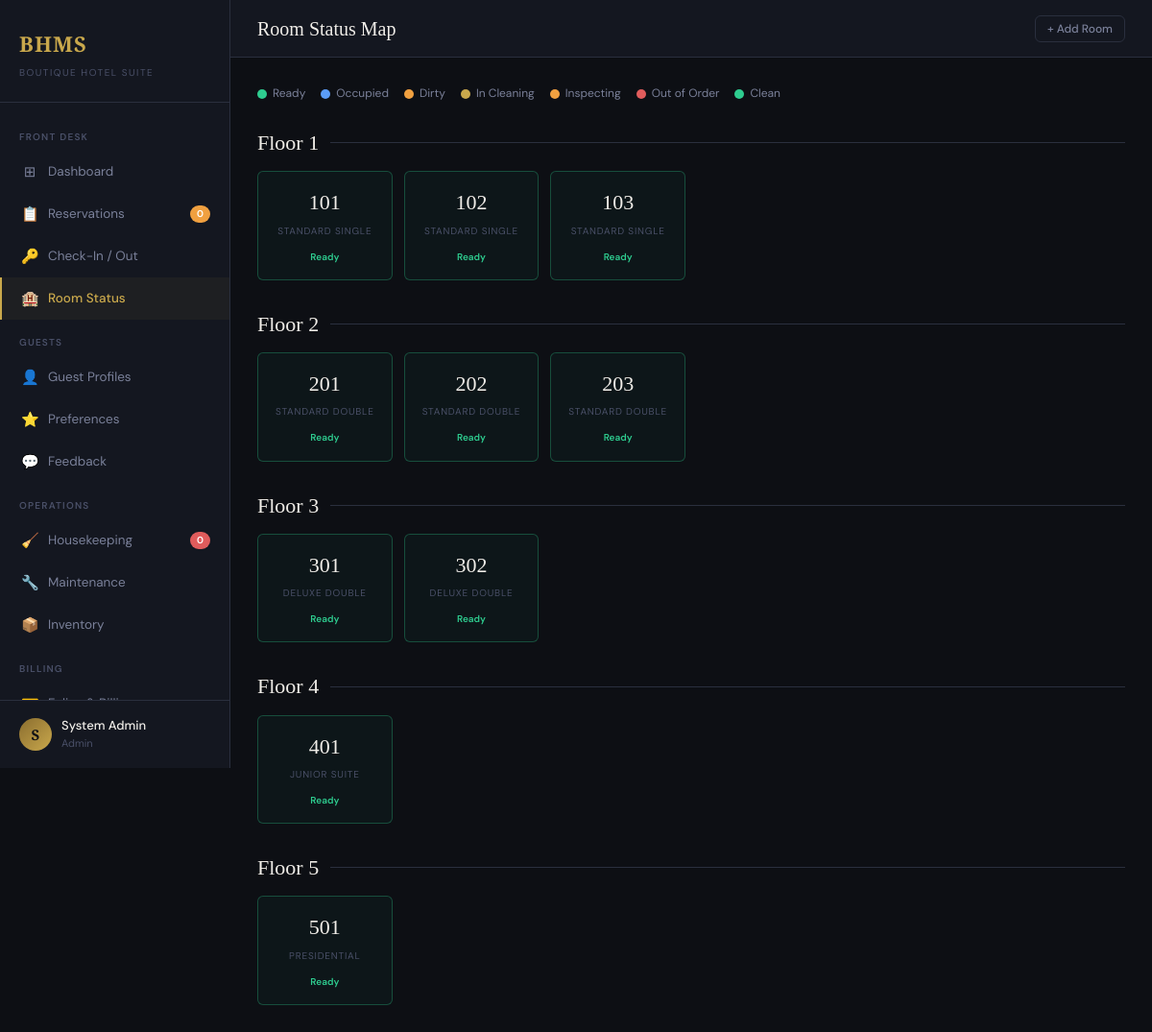
The app's page /implementation/rooms.php (signed in) with its own data.
### tables this page shows
CREATE TABLE `rooms` (
  `room_id`     INT         NOT NULL AUTO_INCREMENT,
  `type_id`     INT         NOT NULL,
  `room_number` VARCHAR(10) NOT NULL,
  `floor`       INT         NOT NULL,
  `status`      ENUM('Clean','Dirty','Occupied','InCleaning','Inspecting','Ready','OutOfOrder')
                            NOT NULL DEFAULT 'Ready',
  `digital_key` VARCHAR(255) DEFAULT NULL,
  `notes`       TEXT        DEFAULT NULL,
  `updated_at`  DATETIME    NOT NULL DEFAULT CURRENT_TIMESTAMP ON UPDATE CURRENT_TIMESTAMP,
  PRIMARY KEY (`room_id`),
  UNIQUE KEY `uq_room_number` (`room_number`),
  CONSTRAINT `fk_rooms_type` FOREIGN KEY (`type_id`) REFERENCES `room_types` (`type_id`)
);

CREATE TABLE `room_types` (
  `type_id`     INT           NOT NULL AUTO_INCREMENT,
  `name`        VARCHAR(50)   NOT NULL,
  `capacity`    INT           NOT NULL DEFAULT 2,
  `base_price`  DECIMAL(10,2) NOT NULL,
  `description` TEXT          DEFAULT NULL,
  `amenities`   TEXT          DEFAULT NULL,
  `created_at`  DATETIME      NOT NULL DEFAULT CURRENT_TIMESTAMP,
  PRIMARY KEY (`type_id`)
);

### includes/auth.php (called while the page is built, shortened)
<?php
require_once __DIR__ . '/db.php';
class Auth {
    public static function role(): string {
        return $_SESSION['staff_role'] ?? '';
    }
    public static function can(array $roles): bool {
        return in_array(self::role(), $roles);
    }
}

### includes/db.php (called while the page is built, shortened)
<?php
class DatabaseConnection {
    private static ?DatabaseConnection $instance = null;
    private mysqli $conn;
    private string $host = 'localhost';
    private string $dbname = 'bhms';
    private string $user   = 'root';
    private string $pass   = '';
    private string $charset = 'utf8mb4';
    private function __construct() {
        $this->conn = new mysqli(
            $this->host,
            $this->user,
            $this->pass,
            $this->dbname,3307
        );
        $this->conn->set_charset($this->charset);
    }
    public static function getInstance(): DatabaseConnection {
        if (self::$instance === null) {
            self::$instance = new DatabaseConnection();
        }
        return self::$instance;
    }
    public function query(string $sql, string $types = '', ...$params): mysqli_result|bool {
        if (empty($params)) {
            return $this->conn->query($sql);
        }
        $stmt = $this->conn->prepare($sql);
        $stmt->bind_param($types, ...$params);
        $stmt->execute();
        $result = $stmt->get_result();
        return $result ?: true;
    }
    public function fetchAll(string $sql, string $types = '', ...$params): array {
        $result = $this->query($sql, $types, ...$params);
        return $result->fetch_all(MYSQLI_ASSOC);
    }
}
function db(): DatabaseConnection {
    return DatabaseConnection::getInstance();
}

### implementation/rooms.php (the view, shortened to what this page needs)
<?php
require_once 'includes/auth.php';
$db = db();
$rooms      = $db->fetchAll("SELECT rm.*,rt.name type_name,rt.base_price, g.name guest_name FROM rooms rm JOIN room_types rt ON rm.type_id=rt.type_id LEFT JOIN reservations r ON rm.room_id=r.room_id AND r.status='CheckedIn' LEFT JOIN guests g ON r.guest_id=g.guest_id ORDER BY rm.floor,rm.room_number");
$floors = [];
foreach ($rooms as $r) $floors[$r['floor']][] = $r;
ksort($floors);
$status_info = [
  'Ready'      => ['color'=>'var(--green)', 'label'=>'Ready',       'class'=>'status-ready'],
  'Occupied'   => ['color'=>'var(--blue)',  'label'=>'Occupied',     'class'=>'status-occupied'],
  'Dirty'      => ['color'=>'var(--amber)', 'label'=>'Dirty',        'class'=>'status-dirty'],
  'InCleaning' => ['color'=>'var(--gold)',  'label'=>'In Cleaning',  'class'=>'status-cleaning'],
  'Inspecting' => ['color'=>'var(--amber)', 'label'=>'Inspecting',   'class'=>'status-cleaning'],
  'OutOfOrder' => ['color'=>'var(--red)',   'label'=>'Out of Order', 'class'=>'status-ooo'],
  'Clean'      => ['color'=>'var(--green)', 'label'=>'Clean',        'class'=>'status-ready'],
];
?>
<!DOCTYPE html>
<html lang="en">
<head>
<link rel="stylesheet" href="css/style.css">
</head>
<body>
<div class="wrapper">
  <?php include 'includes/sidebar.php'; ?>
  <div class="main">
    <div class="topbar">
      <div class="topbar-title">Room Status Map</div>
      <div class="topbar-actions">
        <?php if (Auth::can(['Manager','Admin'])): ?>
        <button onclick="document.getElementById('addRoomModal').classList.add('show')" class="btn btn-outline btn-sm">+ Add Room</button>
        <?php endif; ?>
      </div>
    </div>
    <div class="content">
      <div style="display:flex;gap:16px;flex-wrap:wrap;margin-bottom:24px">
        <?php foreach ($status_info as $s=>$info): ?>
        <div style="display:flex;align-items:center;gap:6px;font-size:12px;color:var(--text-muted)">
          <span style="width:10px;height:10px;border-radius:50%;background:<?= $info['color'] ?>;display:inline-block"></span>
          <?= $info['label'] ?>
        </div>
        <?php endforeach; ?>
      </div>
      <?php foreach ($floors as $floor => $room_list): ?>
      <div class="floor-label">Floor <?= $floor ?></div>
      <div class="room-grid" style="margin-bottom:28px">
        <?php foreach ($room_list as $r):
          $si = $status_info[$r['status']] ?? ['class'=>'','label'=>$r['status'],'color'=>'var(--text-dim)'];
        ?>
        <div class="room-cell <?= $si['class'] ?>"
             onclick="openRoomModal(<?= $r['room_id'] ?>,'<?= $r['room_number'] ?>','<?= $r['status'] ?>','<?= htmlspecialchars(addslashes($r['type_name'])) ?>')">
          <span class="room-number"><?= $r['room_number'] ?></span>
          <div class="room-type"><?= htmlspecialchars($r['type_name']) ?></div>
          <div style="margin-top:6px">
            <span style="font-size:10px;color:<?= $si['color'] ?>;font-weight:600"><?= $si['label'] ?></span>
          </div>
        </div>
        <?php endforeach; ?>
      </div>
      <?php endforeach; ?>
    </div>
  </div>
</div>
</body></html>

### css/style.css (style rules this page uses)
:root { --gold: #C9A84C; --gold-light: #E8C97A; --gold-dim: #8A6D2F; --bg-deep: #0D0F14; --bg-card: #141720; --bg-panel: #1A1E28; --bg-hover: #1F2433; --border: #2A2F3E; --border-gold: rgba(201,168,76,0.25); --text-primary:#F0EDE8; --text-muted: #7A8099; --text-dim: #4A5068; --green: #2ECC8F; --green-dim: rgba(46,204,143,0.12); --red: #E05C5C; --red-dim: rgba(224,92,92,0.12); --blue: #5B9CF6; --blue-dim: rgba(91,156,246,0.12); --amber: #F0A040; --amber-dim: rgba(240,160,64,0.12); --radius: 10px; --radius-sm: 6px; --shadow: 0 4px 24px rgba(0,0,0,0.4); --shadow-gold: 0 0 30px rgba(201,168,76,0.08); --sidebar-w: 240px; --transition: 0.2s ease; }
*, *::before, *::after { box-sizing: border-box; margin: 0; padding: 0; }
body { font-family: 'DM Sans', sans-serif; background: var(--bg-deep); color: var(--text-primary); min-height: 100vh; font-size: 14px; line-height: 1.6; }
.wrapper { display: flex; min-height: 100vh; }
.main { margin-left: var(--sidebar-w); flex: 1; display: flex; flex-direction: column; min-height: 100vh; }
.topbar { background: var(--bg-card); border-bottom: 1px solid var(--border); padding: 0 28px; height: 60px; display: flex; align-items: center; justify-content: space-between; position: sticky; top: 0; z-index: 50; }
.topbar-title { font-family: 'Cormorant Garamond', serif; font-size: 20px; font-weight: 500; color: var(--text-primary); }
.topbar-actions { display: flex; align-items: center; gap: 12px; }
.content { padding: 28px; flex: 1; }
.btn { display: inline-flex; align-items: center; gap: 7px; padding: 8px 16px; border-radius: var(--radius-sm); font-family: 'DM Sans', sans-serif; font-size: 13px; font-weight: 500; cursor: pointer; border: none; transition: var(--transition); text-decoration: none; white-space: nowrap; }
.btn-outline { background: transparent; color: var(--text-muted); border: 1px solid var(--border); }
.btn-sm { padding: 5px 12px; font-size: 12px; }
.room-grid { display: grid; grid-template-columns: repeat(auto-fill, minmax(130px, 1fr)); gap: 12px; }
.room-cell { background: var(--bg-panel); border: 1px solid var(--border); border-radius: var(--radius-sm); padding: 14px 12px; text-align: center; cursor: pointer; transition: var(--transition); position: relative; }
.room-cell .room-number { font-family: 'Cormorant Garamond', serif; font-size: 22px; font-weight: 500; display: block; margin-bottom: 4px; }
.room-cell .room-type { font-size: 10px; color: var(--text-dim); text-transform: uppercase; letter-spacing: 0.08em; }
.room-cell.status-ready { border-color: rgba(46,204,143,0.3); background: rgba(46,204,143,0.04); }

### implementation/rooms.php (style rules this page uses)
.floor-label { font-family:'Cormorant Garamond',serif;font-size:22px;font-weight:500;color:var(--text-primary);margin-bottom:12px;display:flex;align-items:center;gap:12px }
.floor-label::after { content:'';flex:1;height:1px;background:var(--border) }

### records on screen
rooms: room_number "101", type.name "STANDARD SINGLE", status "Ready"
rooms: room_number "102", type.name "STANDARD SINGLE", status "Ready"
rooms: room_number "103", type.name "STANDARD SINGLE", status "Ready"
rooms: room_number "201", type.name "STANDARD DOUBLE", status "Ready"
rooms: room_number "202", type.name "STANDARD DOUBLE", status "Ready"
rooms: room_number "203", type.name "STANDARD DOUBLE", status "Ready"
rooms: room_number "301", type.name "DELUXE DOUBLE", status "Ready"
rooms: room_number "302", type.name "DELUXE DOUBLE", status "Ready"
rooms: room_number "401", type.name "JUNIOR SUITE", status "Ready"
rooms: room_number "501", type.name "PRESIDENTIAL", status "Ready"

### other values on screen
substr($_SESSION['staff_name'] ?? 'A', 0, 1) "S"
$_SESSION['staff_name'] "System Admin"
$_SESSION['staff_role'] "Admin"
$info['label'] "Ready"
$info['label'] "Occupied"
$info['label'] "Dirty"
$info['label'] "In Cleaning"
$info['label'] "Inspecting"
$info['label'] "Out of Order"
$info['label'] "Clean"
$floor "1"
$floor "2"
$floor "3"
$floor "4"
$floor "5"
